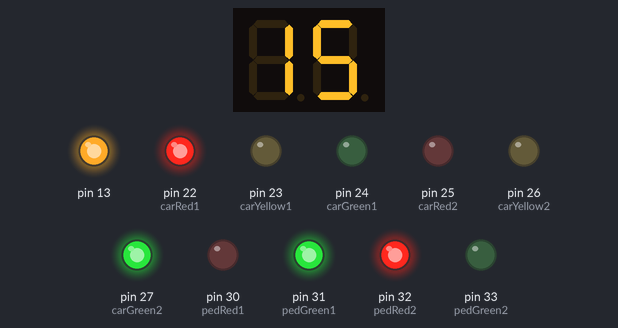
Simulated run of this sketch. Board: Arduino Mega 2560, built with avr-gcc and run on an emulated ATmega2560. Parts: 2-digit seven-segment display, output pins drawn as LEDs (lit = HIGH). Wiring (inferred from the names in the program): 2-digit 7-segment display, segments lit when HIGH: segments pin 0, pin 1, pin 2, pin 3, pin 4, pin 5, pin 6; digit selects pin 7, pin 8. The segment pins are drawn as the display they are named for; pins used as bus, display or sensor lines are not drawn.

Above: at 0.1 s.
At 3.1 s:
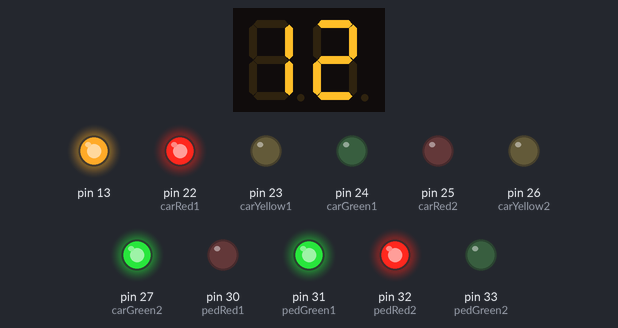
At 8.2 s:
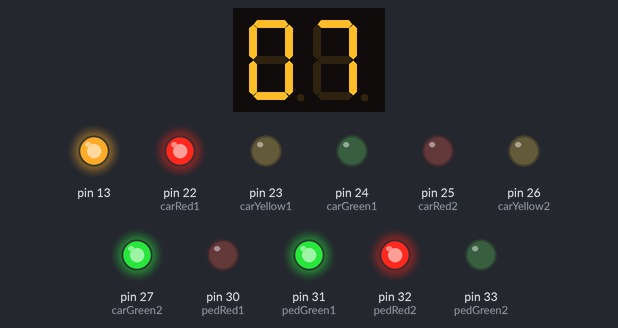
At 18.3 s:
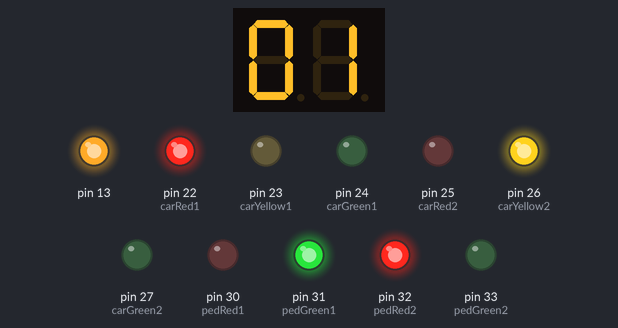
At 27.4 s:
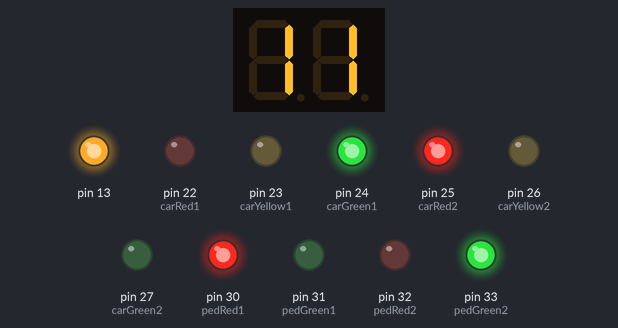
At 36.5 s:
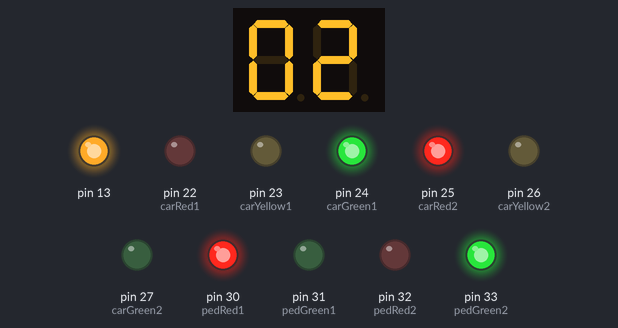
Timing chart, 0 to 40.0 s (numbered marks = the images above):
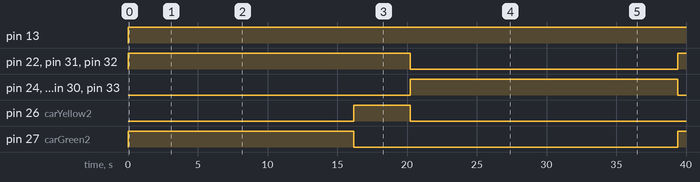

Measured:
- by itself, pin 13: LOW → HIGH at 0.00 s
- by itself, pin 22 (carRed1), pin 31 (pedGreen1), pin 32 (pedRed2): LOW → HIGH at 0.00 s, → LOW 20.2 s later, → HIGH 19.2 s later
- by itself, pin 24 (carGreen1), pin 25 (carRed2), pin 30 (pedRed1), pin 33 (pedGreen2): LOW → HIGH at 20.2 s, → LOW 19.2 s later
- by itself, pin 26 (carYellow2): LOW → HIGH at 16.2 s, → LOW 4.0 s later
- by itself, pin 27 (carGreen2): LOW → HIGH at 0.00 s, → LOW 16.2 s later, → HIGH 23.3 s later
- what the display in image 0 shows lasts 1.1 s, from 0.0 s to 1.1 s

The sketch:

traffic2.ino
```cpp
int a = 0;
int b = 1;
int c = 2;
int d = 3;
int e = 4;
int f = 5;
int g = 6;
int n1 = 7;
int n2 = 8;
int carRed1 = 22; // assign the car1 lights
int carYellow1 = 23;
int carGreen1 = 24;
int carRed2 = 25; // assign the car2 lights
int carYellow2 = 26;
int carGreen2 = 27;
int pedRed1 = 30; // assign the pedestrian1 lights
int pedGreen1 = 31;
int pedRed2 = 32; // assign the pedestrian2 lights
int pedGreen2 = 33;
int crossTime = 3000; // time allowed to cross
int so(int a1)
{
  if (a1 == 0)
  {
    digitalWrite(a, HIGH);
    digitalWrite(b, HIGH);
    digitalWrite(c, HIGH);
    digitalWrite(d, HIGH);
    digitalWrite(e, HIGH);
    digitalWrite(f, HIGH);
    digitalWrite(g, LOW);
  }
  if (a1 == 1)
  {
    digitalWrite(a, LOW);
    digitalWrite(b, HIGH);
    digitalWrite(c, HIGH);
    digitalWrite(d, LOW);
    digitalWrite(e, LOW);
    digitalWrite(f, LOW);
    digitalWrite(g, LOW);
  }
  if (a1 == 2)
  {
    digitalWrite(a, HIGH);
    digitalWrite(b, HIGH);
    digitalWrite(c, LOW);
    digitalWrite(d, HIGH);
    digitalWrite(e, HIGH);
    digitalWrite(f, LOW);
    digitalWrite(g, HIGH);
  }
  if (a1 == 3)
  {
    digitalWrite(a, HIGH);
    digitalWrite(b, HIGH);
    digitalWrite(c, HIGH);
    digitalWrite(d, HIGH);
    digitalWrite(e, LOW);
    digitalWrite(f, LOW);
    digitalWrite(g, HIGH);
  }
  if (a1 == 4)
  {
    digitalWrite(a, LOW);
    digitalWrite(b, HIGH);
    digitalWrite(c, HIGH);
    digitalWrite(d, LOW);
    digitalWrite(e, LOW);
    digitalWrite(f, HIGH);
    digitalWrite(g, HIGH);
  }
  if (a1 == 5)
  {
    digitalWrite(a, HIGH);
    digitalWrite(b, LOW);
    digitalWrite(c, HIGH);
    digitalWrite(d, HIGH);
    digitalWrite(e, LOW);
    digitalWrite(f, HIGH);
    digitalWrite(g, HIGH);
  }
  if (a1 == 6)
  {
    digitalWrite(a, HIGH);
    digitalWrite(b, LOW);
    digitalWrite(c, HIGH);
    digitalWrite(d, HIGH);
    digitalWrite(e, HIGH);
    digitalWrite(f, HIGH);
    digitalWrite(g, HIGH);
  }
  if (a1 == 7)
  {
    digitalWrite(a, HIGH);
    digitalWrite(b, HIGH);
    digitalWrite(c, HIGH);
    digitalWrite(d, LOW);
    digitalWrite(e, LOW);
    digitalWrite(f, LOW);
    digitalWrite(g, LOW);
  }
  if (a1 == 8)
  {
    digitalWrite(a, HIGH);
    digitalWrite(b, HIGH);
    digitalWrite(c, HIGH);
    digitalWrite(d, HIGH);
    digitalWrite(e, HIGH);
    digitalWrite(f, HIGH);
    digitalWrite(g, HIGH);
  }
  if (a1 == 9)
  {
    digitalWrite(a, HIGH);
    digitalWrite(b, HIGH);
    digitalWrite(c, HIGH);
    digitalWrite(d, HIGH);
    digitalWrite(e, LOW);
    digitalWrite(f, HIGH);
    digitalWrite(g, HIGH);
  }
}


int i;
int j;
int t;
int T=1000;
void chay(int d1,int d2) {
  if(d1<9)
  for (j = d1/10; j >= d2/10; j--)
  {
    for (i =  (d1 - (d1 / 10) * 10); i >= 0; i--)
    {
      for (t = 0; t < T/10; t++)
      {
        digitalWrite(n1, LOW);
        digitalWrite(n2, HIGH);
        so(i);
        delay(5);

        digitalWrite(n1, HIGH);
        digitalWrite(n2, LOW);
        so(j);
        delay(5);
      }
      if (j == d2 / 10 && i == d2 - (d2 / 10) * 10)
        break;
    }
    if (j == d2 / 10 && i == d2 - (d2 / 10) * 10)
      break;
   }
  else
  for (j = d1/10; j >= d2/10; j--)
  {
    if(j==d2/10)
      for (i = 9; i >= 0; i--)
      {
       for (t = 0; t < T/10; t++)
       {
        digitalWrite(n1, LOW);
        digitalWrite(n2, HIGH);
        so(i);
        delay(5);

        digitalWrite(n1, HIGH);
        digitalWrite(n2, LOW);
        so(j);
        delay(5);
       }
        if (j == d2 / 10 && i == d2 - (d2 / 10) * 10)
        break;
    }
    if (j == d2 / 10 && i == d2 - (d2 / 10) * 10)
      break;
    else
    for (i =  (d1 - (d1 / 10) * 10); i >= 0; i--)
    {
      for (t = 0; t < T/10; t++)
      {
        digitalWrite(n1, LOW);
        digitalWrite(n2, HIGH);
        so(i);
        delay(5);

        digitalWrite(n1, HIGH);
        digitalWrite(n2, LOW);
        so(j);
        delay(5);
      }
      if (j == d2 / 10 && i == d2 - (d2 / 10) * 10)
        break;
    }
    if (j == d2 / 10 && i == d2 - (d2 / 10) * 10)
      break;
    }
}


void setup()
{
  pinMode(a, OUTPUT);
  pinMode(b, OUTPUT);
  pinMode(c, OUTPUT);
  pinMode(d, OUTPUT);
  pinMode(e, OUTPUT);
  pinMode(f, OUTPUT);
  pinMode(g, OUTPUT);
  pinMode(n1, OUTPUT);
  pinMode(n2, OUTPUT);
  pinMode(carRed1, OUTPUT);
  pinMode(carYellow1, OUTPUT);
  pinMode(carGreen1, OUTPUT);
  pinMode(pedRed1, OUTPUT);
  pinMode(pedGreen1, OUTPUT);
  pinMode(carRed2, OUTPUT);
  pinMode(carYellow2, OUTPUT);
  pinMode(carGreen2, OUTPUT);
  pinMode(pedRed2, OUTPUT);
  pinMode(pedGreen2, OUTPUT);
pinMode(13, OUTPUT);
}
void loop()
{
  digitalWrite(13, HIGH);

digitalWrite(pedRed1, LOW); // ped red 1 on
digitalWrite(carYellow1, LOW); // car yellow 1 off
digitalWrite(carRed1, HIGH); // car red 1 on
digitalWrite(pedRed2, HIGH); // ped red 2 off
digitalWrite(carRed2, LOW); // car red 2 off
digitalWrite(pedGreen2, LOW); // ped green 2 on
digitalWrite(carGreen2, HIGH); // car green 2 on
digitalWrite(pedGreen1,HIGH);
chay(15,0); // wait for preset time period

digitalWrite(carGreen2, LOW); // car green 2 off
digitalWrite(carYellow2, HIGH); // car yellow 2 on
chay(3,0);

digitalWrite(pedRed2, LOW); // ped red 2 on
digitalWrite(carYellow2, LOW); // car yellow 2 off
digitalWrite(carRed2, HIGH); // car red 2 on
digitalWrite(pedGreen2, HIGH); //ped green 2 off
digitalWrite(pedRed1, HIGH); //ped red 1 off
digitalWrite(carRed1, LOW); //car red 1 off
digitalWrite(pedGreen1, LOW); // ped green 1 on
digitalWrite(carGreen1, HIGH); //car green 1 on
chay(18,0);

digitalWrite(carGreen1, LOW); // car green 1 off
digitalWrite(carYellow1, HIGH); // car yellow 1 on


}
```
